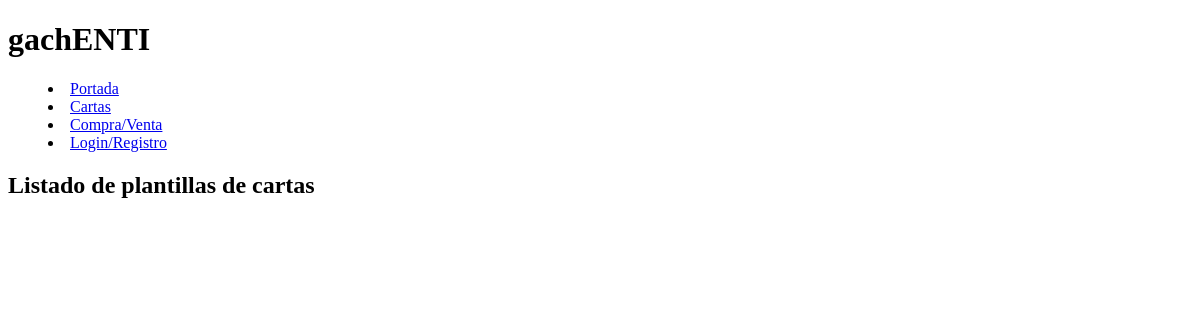
Page /html/gachenti/cards.php on the earlier database version.
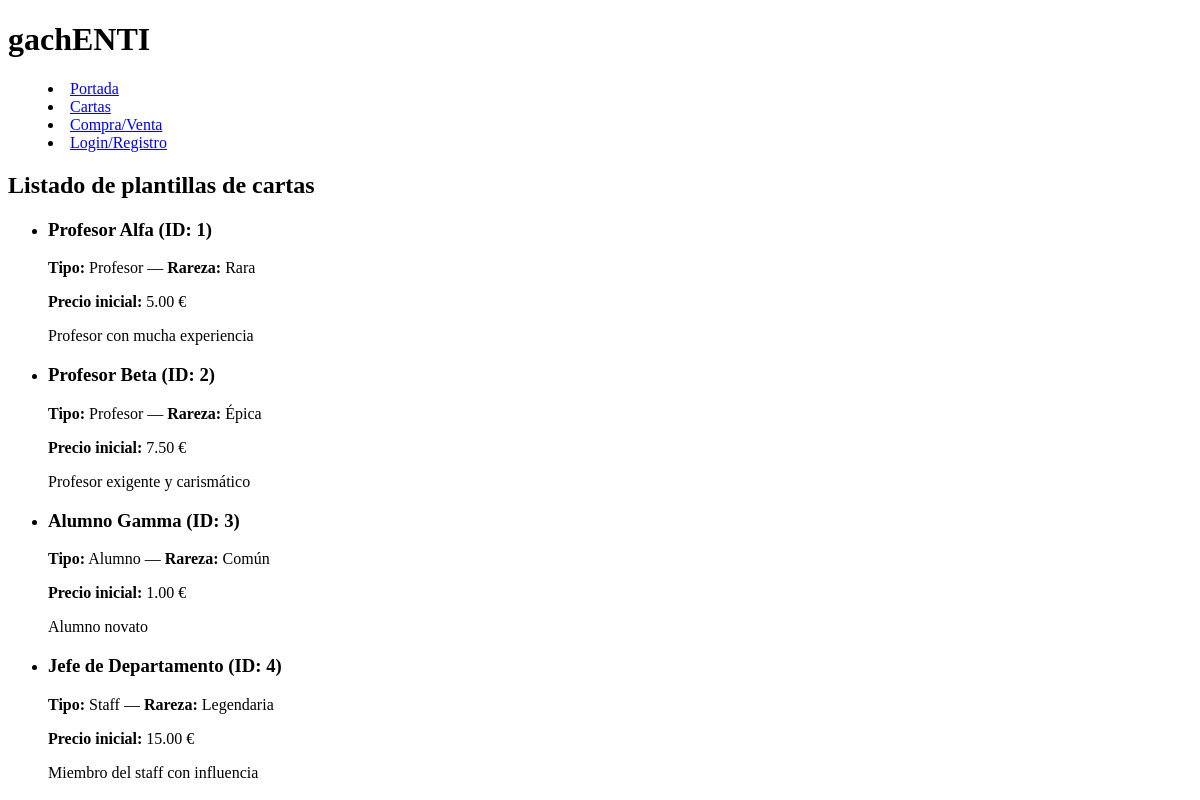
Same page on the later database version.
### tables this page shows
CREATE TABLE IF NOT EXISTS card_templates (
    id_card_template INT UNSIGNED NOT NULL AUTO_INCREMENT PRIMARY KEY,
    card VARCHAR(32),
    initial_price DECIMAL(6,2),
    description TEXT NULL,
    image VARCHAR(32) NULL,
    id_card_type INT UNSIGNED NOT NULL,
    id_card_rarity INT UNSIGNED NOT NULL,
    FOREIGN KEY (id_card_type) REFERENCES card_types(id_card_type),
    FOREIGN KEY (id_card_rarity) REFERENCES card_rarities(id_card_rarity)
);

CREATE TABLE IF NOT EXISTS card_types (
    id_card_type INT UNSIGNED NOT NULL AUTO_INCREMENT PRIMARY KEY,
    type VARCHAR(16),
    abbrev VARCHAR(4),
    description TEXT,
    color CHAR(6)
);

CREATE TABLE IF NOT EXISTS card_rarities (
    id_card_rarity INT UNSIGNED NOT NULL AUTO_INCREMENT PRIMARY KEY,
    rarity VARCHAR(16),
    abbrev VARCHAR(4),
    description TEXT,
    probability INT
);

### html/gachenti/cards.php (the view, shortened to what this page needs)
<?php
require("template.php");
$title = "Cartas";
$id = "cards";
openHTML($title, $id);
writeHeader();
$conn = mysqli_connect("localhost", "enti", "enti", "gachenti_db");
$query = "
SELECT ct.id_card_template, ct.card AS template_name, ct.initial_price, ct.description,
       t.type AS card_type, r.rarity AS card_rarity
FROM card_templates ct
LEFT JOIN card_types t ON ct.id_card_type = t.id_card_type
LEFT JOIN card_rarities r ON ct.id_card_rarity = r.id_card_rarity
ORDER BY ct.id_card_template ASC
";
$res = mysqli_query($conn, $query);
$cards_html = "<section><h2>Listado de plantillas de cartas</h2><ul>";
while ($row = mysqli_fetch_assoc($res)) {
    $id_template = intval($row["id_card_template"]);
    $name = htmlspecialchars($row["template_name"]);
    $price = htmlspecialchars($row["initial_price"]);
    $desc = nl2br(htmlspecialchars($row["description"]));
    $ctype = htmlspecialchars($row["card_type"]);
    $crarity = htmlspecialchars($row["card_rarity"]);
    $cards_html .= "<li><article><h3>{$name} (ID: {$id_template})</h3>
        <p><strong>Tipo:</strong> {$ctype} — <strong>Rareza:</strong> {$crarity}</p>
        <p><strong>Precio inicial:</strong> {$price} €</p>
        <p>{$desc}</p></article></li>";
}
$cards_html .= "</ul></section>";
writeMain($cards_html);
closeHTML();
?>

### html/gachenti/template.php (shortened to what this page needs)
<?php
function openHTML ($title = "", $id="")
{
$html_id = "";
	if ($id != ""){
		$html_id = " id=\"".$id."\"";
	}
echo <<<EOD
<!doctype html>
<html>
<head>
<title>{$title}</title>
</head>
<body{$html_id}>
EOD;
}
function writeHeader ()
{
echo <<<EOD
<header>
	<h1>gachENTI</h1>
<nav>
	<menu>
		<li><a href="index.php">Portada</a></li>
		<li><a href="cards.php">Cartas</a></li>
		<li><a href="shop.php">Compra/Venta</a></li>
		<li><a href="login.php">Login/Registro</a></li>
	</menu>
</nav>
</header>
EOD;
}
function writeMain ($content)
{
echo <<<EOD
<main>
{$content}
</main>
EOD;
}
function closeHTML ()
{
echo <<<EOD
<footer>
</footer>
</body>
</html>
EOD;
}
?>

Differences in the rows shown:
added card_templates: card "Profesor Alfa", id_card_template "1", id_card_type.type "Profesor", id_card_rarity.rarity "Rara", initial_price "5.00", description "Profesor con mucha experiencia"
added card_templates: card "Profesor Beta", id_card_template "2", id_card_type.type "Profesor", id_card_rarity.rarity "Épica", initial_price "7.50", description "Profesor exigente y carismático"
added card_templates: card "Alumno Gamma", id_card_template "3", id_card_type.type "Alumno", id_card_rarity.rarity "Común", initial_price "1.00", description "Alumno novato"
added card_templates: card "Jefe de Departamento", id_card_template "4", id_card_type.type "Staff", id_card_rarity.rarity "Legendaria", initial_price "15.00", description "Miembro del staff con influencia"
